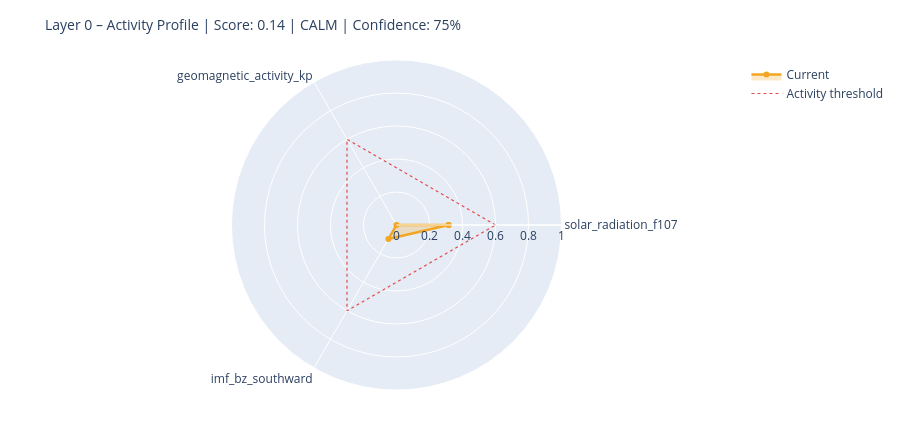

Here is the notebook cell this chart was saved with:
### Markdown cell above
---
## 6. State Assessment & Handoff to Layer 1

### Code cell
# ============================================================
# STEP 1 – Collect raw values with source modes
# Mode: 'primary' | 'fallback_3h' | 'last_valid' | 'missing'
# ============================================================

def safe_last(df, col):
    if df is None or col not in df.columns: return None
    s = df[col].dropna()
    return float(s.iloc[-1]) if not s.empty else None

f107_now = safe_last(df_f107, 'f10.7')
bz_now   = safe_last(df_mag,  'bz_gsm')
kp_now   = safe_last(df_kp,   'kp')
sw_now   = safe_last(df_sw,   'speed')

source_modes = {
    'F10.7':    'primary'  if f107_now is not None else 'missing',
    'Kp':       'primary'  if kp_now   is not None else 'missing',
    'IMF_Bz':   'primary'  if bz_now   is not None else 'missing',
    'SW_speed': 'primary'  if sw_now   is not None else 'missing',
}

# Kp Fallback – 3h endpoint
if kp_now is None:
    try:
        r = requests.get(
            'https://services.swpc.noaa.gov/json/noaa-planetary-k-index.json',
            timeout=10)
        r.raise_for_status()
        fb = pd.DataFrame(r.json())
        tc = next((c for c in fb.columns if 'time' in c.lower()), fb.columns[0])
        kc = next((c for c in fb.columns if 'kp' in c.lower() and c != tc), None)
        if kc:
            fb[kc] = fb[kc].astype(str).str.extract(r'([0-9]+(?:\.[0-9]*)?)')[0]
            fb[kc] = pd.to_numeric(fb[kc], errors='coerce')
            fb = fb[fb[kc] >= 0].dropna(subset=[kc])
            if not fb.empty:
                kp_now = float(fb[kc].iloc[-1])
                source_modes['Kp'] = 'fallback_3h'
                print(f'  Kp fallback (3h): {kp_now:.1f}')
    except Exception as e:
        print(f'  Kp fallback failed: {e}')

# Solar Wind Fallback – last valid value
if sw_now is None and df_sw is not None and 'speed' in df_sw.columns:
    s = df_sw['speed'].dropna()
    if not s.empty:
        sw_now = float(s.iloc[-1])
        source_modes['SW_speed'] = 'last_valid'
        print(f'  SW fallback (last_valid): {sw_now:.0f} km/s')

print()
print('Source modes:', source_modes)

# ============================================================
# STEP 2 – Score from available components only
# ============================================================

def norm(v, lo, hi):
    if v is None: return None
    return max(0.0, min(1.0, (v - lo) / (hi - lo)))

COMPONENTS = {
    'solar_radiation_f107':    (f107_now, norm(f107_now, 60, 250)),
    'geomagnetic_activity_kp': (kp_now,   norm(kp_now,   0,   9)),
    'imf_bz_southward':        (bz_now,   norm(-(bz_now or 0) if bz_now else None, -5, 30)
                                           if bz_now is not None else None),
    'solar_wind_speed':        (sw_now,   norm(sw_now, 300, 800)),
}

available   = {k: v[1] for k, v in COMPONENTS.items() if v[1] is not None}
unavailable = [k for k, v in COMPONENTS.items() if v[1] is None]

layer0_score = round(sum(available.values()) / len(available), 4) if available else None
confidence   = round(len(available) / len(COMPONENTS), 2)

level = ('unknown'  if layer0_score is None
         else 'calm'     if layer0_score < 0.3
         else 'moderate' if layer0_score < 0.6
         else 'active')

# ============================================================
# STEP 3 – Dominant Driver
# ============================================================

def dominant_driver(kp, f107, bz, sw):
    candidates = []
    if kp   is not None and kp   >= 4:   candidates.append(('geomagnetic',    kp / 9))
    if sw   is not None and sw   >= 500:  candidates.append(('solar_wind',     sw / 800))
    if bz   is not None and bz   <= -5:   candidates.append(('imf_southward',  abs(bz) / 30))
    if f107 is not None and f107 >= 150:  candidates.append(('solar_radiation',f107 / 250))
    return max(candidates, key=lambda x: x[1])[0] if candidates else 'none'

driver = dominant_driver(kp_now, f107_now, bz_now, sw_now)

# ============================================================
# STEP 4 – Downstream expectations
# ============================================================

def downstream_expectation(driver, score, kp, bz, f107):
    exp = {
        'magnetosphere':        'calm',
        'ionosphere':           'calm',
        'schumann_resonance':   'unchanged',
        'lithosphere_currents': 'low',
    }
    if driver == 'geomagnetic' or (kp and kp >= 5):
        exp['magnetosphere']        = 'compressed / storm'
        exp['ionosphere']           = 'elevated disturbance (TEC variability)'
        exp['schumann_resonance']   = 'elevated amplitude possible'
        exp['lithosphere_currents'] = 'elevated induction currents'
    elif driver == 'imf_southward' or (bz and bz <= -5):
        exp['magnetosphere']        = 'energy coupling active'
        exp['ionosphere']           = 'elevated electron density possible'
        exp['schumann_resonance']   = 'slight modulation possible'
    elif driver == 'solar_radiation' or (f107 and f107 >= 150):
        exp['ionosphere']           = 'elevated ionization (F-layer)'
        exp['schumann_resonance']   = 'slightly elevated background activity'
    return exp

downstream = downstream_expectation(driver, layer0_score, kp_now, bz_now, f107_now)

# ============================================================
# CONSOLE OUTPUT
# ============================================================

W = 58
print('=' * W)
print('LAYER 0 – STATE ASSESSMENT')
print('=' * W)
for name, (raw_v, score_v) in COMPONENTS.items():
    if score_v is not None:
        bar = '█' * int(score_v * 20) + '░' * (20 - int(score_v * 20))
        print(f'  {name:<35}  {bar}  {score_v:.2f}')
    else:
        print(f'  {name:<35}  {"─" * 20}  n/a')
print('-' * W)
print(f'  Score ({len(available)}/{len(COMPONENTS)} components):  {layer0_score:.3f}')
print(f'  Confidence:         {confidence:.0%}')
print(f'  Level:              {level.upper()}')
print(f'  Dominant Driver:    {driver}')

# Radar chart
cats = list(available.keys())
vals = list(available.values())
if len(cats) >= 3:
    fig = go.Figure()
    fig.add_trace(go.Scatterpolar(
        r=vals + [vals[0]], theta=cats + [cats[0]],
        fill='toself', fillcolor='rgba(242,166,35,0.25)',
        line=dict(color='#F2A623', width=2.5), name='Current'
    ))
    fig.add_trace(go.Scatterpolar(
        r=[0.6] * (len(cats) + 1), theta=cats + [cats[0]],
        line=dict(color='#E24B4A', dash='dot', width=1.2),
        mode='lines', name='Activity threshold'
    ))
    fig.update_layout(
        title=dict(text=f'Layer 0 – Activity Profile | Score: {layer0_score:.2f} | {level.upper()} | Confidence: {confidence:.0%}',
                   font=dict(size=14)),
        polar=dict(radialaxis=dict(visible=True, range=[0, 1])),
        height=430, showlegend=True,
        margin=dict(l=60, r=60, t=60, b=40)
    )
    fig.show()

### Figure 1 — Plotly figure (JSON) as saved in the notebook; plotly's stock layout.template omitted (floating-point values rounded to 4 significant figures)
{"data": [{"fill": "toself", "fillcolor": "rgba(242,166,35,0.25)", "line": {"color": "#F2A623", "width": 2.5}, "name": "Current", "r": [0.3158, 0.0, 0.098, 0.3158], "theta": ["solar_radiation_f107", "geomagnetic_activity_kp", "imf_bz_southward", "solar_radiation_f107"], "type": "scatterpolar"}, {"line": {"color": "#E24B4A", "dash": "dot", "width": 1.2}, "mode": "lines", "name": "Activity threshold", "r": [0.6, 0.6, 0.6, 0.6], "theta": ["solar_radiation_f107", "geomagnetic_activity_kp", "imf_bz_southward", "solar_radiation_f107"], "type": "scatterpolar"}], "layout": {"height": 430, "margin": {"b": 40, "l": 60, "r": 60, "t": 60}, "polar": {"radialaxis": {"range": [0, 1], "visible": true}}, "showlegend": true, "title": {"font": {"size": 14}, "text": "Layer 0 – Activity Profile | Score: 0.14 | CALM | Confidence: 75%"}}}
